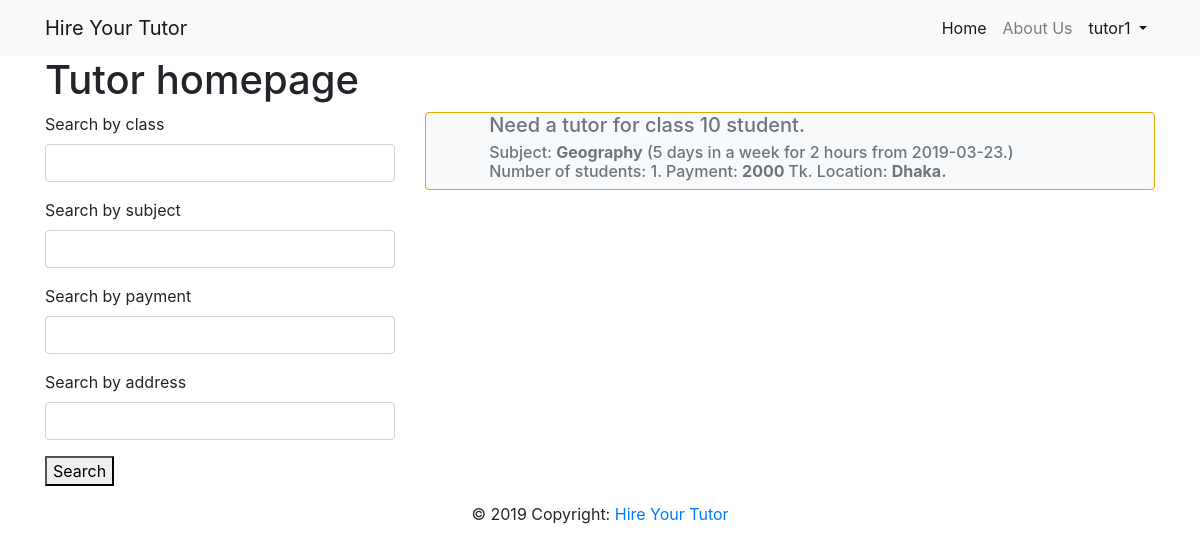
The page /tutor/tutorhomepage/ (signed in) on the database as committed earlier.
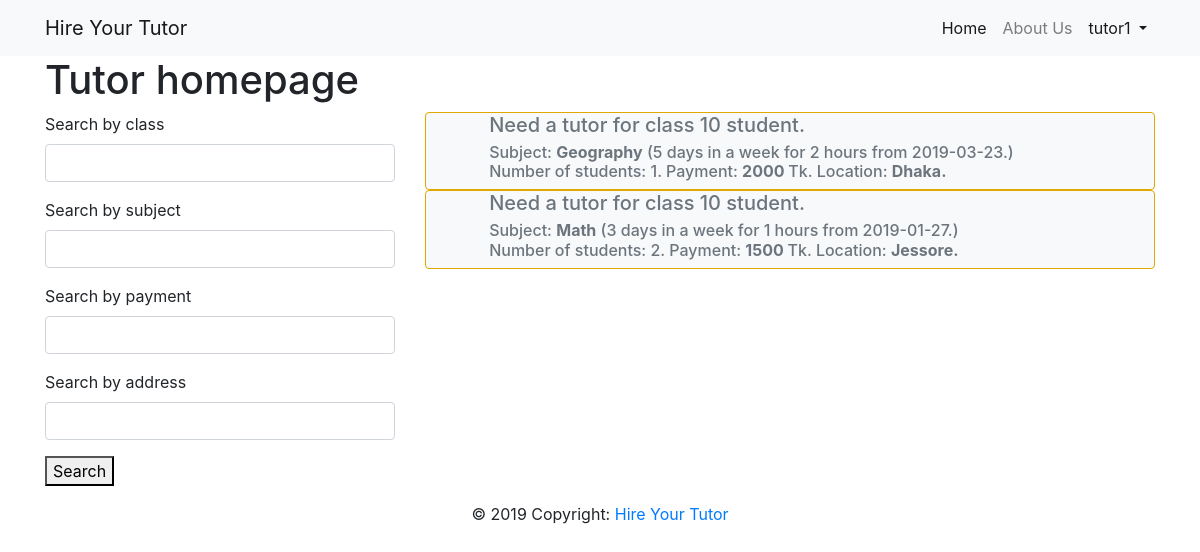
The same page on the database as committed later.
### hireapp/models.py (models this page shows, shortened)
class User(AbstractUser):
    is_tutor = models.BooleanField(default=False)
    is_guardian = models.BooleanField(default=False)

class GuardianProfiles(models.Model):
    GENDER_CHOICES = (
        ('Male', 'Male'),
        ('Female', 'Female'),
    )
    user = models.ForeignKey(User, on_delete=models.CASCADE, default=None)
    Guardians_name = models.CharField("Guardian's Name", max_length=50)
    gender = models.CharField(max_length=6, choices=GENDER_CHOICES)
    nid_No = models.CharField(max_length=18)
    occupation = models.CharField(max_length=20)
    students_name = models.CharField("Student's Name", max_length=50)
    s_class = models.CharField("Student's Class", max_length=2)
    school = models.CharField("School/College", max_length=60)
    subject = models.CharField(max_length=100)
    payment = models.CharField(max_length=5)
    tution_hour = models.CharField("Tution hours", max_length=3)
    guardian_contact = models.CharField("Guardian's Contact Number", max_length=14)
    need_tutor_from = models.DateField()
    description = models.TextField(max_length=250)
    address = models.TextField(max_length=150)
    week_days = models.CharField("How many days in a week?", max_length=1)
    number_of_students = models.CharField("Number of students", max_length=2)

### hireapp/views/tutor.py (the view)
# urls.py: path('tutorhomepage/', tutor.TutorHomepage,
@login_required()
@tutor_required()
def TutorHomepage(request):
    filters = GuardianFilter(request.GET, queryset=GuardianProfiles.objects.all())
    return render(request, 'hireapp/tutor/tutor_homepage.html', {'filters': filters})

### hireapp/templates/hireapp/tutor/tutor_homepage.html (shortened to what this page needs)
{% extends 'base.html' %}
{% load crispy_forms_tags %}
{% load static %}
{% block content %}
<h1>Tutor homepage</h1>
<div class="row">
    <div class="col-sm-4">
        <form method="get">
            {{ filters.form|crispy }}
            <button type="submit">Search</button>
        </form>
    </div>
    <div class="col-sm-8">{% for guardians in filters.qs %}
        <div class="card card-inverse" style="background-color: #F8F9FA; border-color: #E0A800;">
            <div class="card-block">
                <div class="row">
                    <div class="col-sm-1">
                    </div>
                    <div class="col-sm-11">
                        <h5 class="card-title text-muted">
                            Need a tutor for class {{guardians.s_class|safe}} student. <br>
                        </h5>
                        <h6 class="card-subtitle mb-2 text-muted">
                            Subject: <b>{{guardians.subject|safe}}</b> ({{guardians.week_days|safe}} days
                            in a week for {{guardians.tution_hour|safe}} hours from
                            {{guardians.need_tutor_from|safe}}.)
                            <br>
                            Number of students: {{guardians.number_of_students|safe}}. Payment: <b>{{guardians.payment|safe}} </b>
                            Tk. Location: <b>{{guardians.address|safe}}.</b>
                        </h6>
                    </div>
                </div>
            </div>
        </div>
        {% endfor %}
    </div>
</div>
{% endblock content %}

### templates/base.html (shortened to what this page needs)
<!DOCTYPE html>
{% load static %}
<html lang="en">
<head>
    <link rel="stylesheet" href="{% static 'css/bootstrap.min.css' %}">
    <link rel="stylesheet" href="{% static 'css/mm.css' %}">
    <link rel="stylesheet" href="https://maxcdn.bootstrapcdn.com/bootstrap/4.0.0/css/bootstrap.min.css"
>
    <link href="https://unpkg.com/ionicons@4.5.5/dist/css/ionicons.min.css" rel="stylesheet">
    <link rel="stylesheet" href="https://use.fontawesome.com/releases/v5.6.3/css/all.css"
>
</head>
<body>
<nav class="navbar navbar-expand-lg navbar-light bg-light">
    <div class="container">
        <a class="navbar-brand" href="{% url 'home' %}"> Hire Your Tutor</a>
        <div class="collapse navbar-collapse" id="navbar1">
            <ul class="navbar-nav ml-auto">
                <li class="nav-item active">
                    <a class="nav-link" href="{% url 'home' %}">Home </a>
                </li>
                <li class="nav-item">
                    <a class="nav-link" href=""> About Us </a>
                </li>
                {% if user.is_authenticated %}
                <li class="nav-item dropdown active">
                    <a class="nav-link  dropdown-toggle" href="#" data-toggle="dropdown"> {{ user.username }} </a>
                </li>
                {% else %}
                <li class="nav-item">
                    <a class="btn ml-2 btn-warning" href="{% url 'login' %}">Login</a>
                </li>
                {% endif %}
            </ul>
        </div>
    </div>
</nav>
<div class="container">
    {% block content %}
    {% endblock content %}
</div>
<footer class="page-footer font-small blue">
    <div class="footer-copyright text-center py-3">© 2019 Copyright:
        <a href="#">Hire Your Tutor</a>
    </div>
</footer>
</body>
</html>

### static/css/mm.css (style rules this page uses)
body { font-family: 'Bungee', cursive; }

Rows that differ between the two databases and show on the page:
added GuardianProfiles: s_class "10", subject "Math", week_days "3", tution_hour "1", need_tutor_from "2019-01-27", number_of_students "2", payment "1500", address "Jessore"
